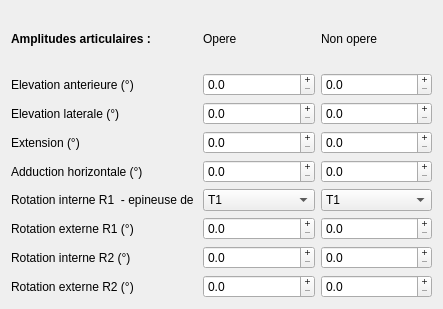
    <widget class="QWidget" name="layoutWidget">
     <property name="geometry">
      <rect>
       <x>30</x>
       <y>50</y>
       <width>443</width>
       <height>309</height>
      </rect>
     </property>
     <layout class="QGridLayout" name="gridLayout_amplitudes_epaule">
      <item row="0" column="0">
       <widget class="QLabel" name="label_amplitude_articulaire_2">
        <property name="font">
         <font>
          <bold>true</bold>
         </font>
        </property>
        <property name="text">
         <string>Amplitudes articulaires :</string>
        </property>
        <property name="textFormat">
         <enum>Qt::TextFormat::RichText</enum>
        </property>
       </widget>
      </item>
      <item row="0" column="1">
       <widget class="QLabel" name="label_opere_8">
        <property name="text">
         <string>Opere</string>
        </property>
       </widget>
      </item>
      <item row="0" column="2">
       <widget class="QLabel" name="label_non_opere_8">
        <property name="text">
         <string>Non opere</string>
        </property>
       </widget>
      </item>
      <item row="1" column="0">
       <widget class="QLabel" name="label_elevationAnterieure">
        <property name="text">
         <string>Elevation anterieure (°)</string>
        </property>
       </widget>
      </item>
      <item row="1" column="1">
       <widget class="QDoubleSpinBox" name="doubleSpinBox_e_elevationAnterieureO">
        <property name="cursor">
         <cursorShape>ArrowCursor</cursorShape>
        </property>
        <property name="buttonSymbols">
         <enum>QAbstractSpinBox::ButtonSymbols::PlusMinus</enum>
        </property>
        <property name="accelerated">
         <bool>true</bool>
        </property>
        <property name="decimals">
         <number>1</number>
        </property>
        <property name="maximum">
         <double>360.000000000000000</double>
        </property>
       </widget>
      </item>
      <item row="1" column="2">
       <widget class="QDoubleSpinBox" name="doubleSpinBox_e_elevationAnterieureNO">
        <property name="cursor">
         <cursorShape>ArrowCursor</cursorShape>
        </property>
        <property name="buttonSymbols">
         <enum>QAbstractSpinBox::ButtonSymbols::PlusMinus</enum>
        </property>
        <property name="accelerated">
         <bool>true</bool>
        </property>
        <property name="decimals">
         <number>1</number>
        </property>
        <property name="maximum">
         <double>360.000000000000000</double>
        </property>
       </widget>
      </item>
      <item row="2" column="0">
       <widget class="QLabel" name="label_elevationLaterale">
        <property name="text">
         <string>Elevation laterale (°)</string>
        </property>
       </widget>
      </item>
      <item row="2" column="1">
       <widget class="QDoubleSpinBox" name="doubleSpinBox_e_elevationLateraleO">
        <property name="cursor">
         <cursorShape>ArrowCursor</cursorShape>
        </property>
        <property name="buttonSymbols">
         <enum>QAbstractSpinBox::ButtonSymbols::PlusMinus</enum>
        </property>
        <property name="accelerated">
         <bool>true</bool>
        </property>
        <property name="decimals">
         <number>1</number>
        </property>
        <property name="maximum">
         <double>360.000000000000000</double>
        </property>
       </widget>
      </item>
      <item row="2" column="2">
       <widget class="QDoubleSpinBox" name="doubleSpinBox_e_elevationLateraleNO">
        <property name="cursor">
         <cursorShape>ArrowCursor</cursorShape>
        </property>
        <property name="buttonSymbols">
         <enum>QAbstractSpinBox::ButtonSymbols::PlusMinus</enum>
        </property>
        <property name="accelerated">
         <bool>true</bool>
        </property>
        <property name="decimals">
         <number>1</number>
        </property>
        <property name="maximum">
         <double>360.000000000000000</double>
        </property>
       </widget>
      </item>
      <item row="3" column="0">
       <widget class="QLabel" name="label_extensionE">
        <property name="text">
         <string>Extension (°)</string>
        </property>
       </widget>
      </item>
      <item row="3" column="1">
       <widget class="QDoubleSpinBox" name="doubleSpinBox_e_extensionEO">
        <property name="cursor">
         <cursorShape>ArrowCursor</cursorShape>
        </property>
        <property name="buttonSymbols">
         <enum>QAbstractSpinBox::ButtonSymbols::PlusMinus</enum>
        </property>
        <property name="accelerated">
         <bool>true</bool>
        </property>
        <property name="decimals">
         <number>1</number>
        </property>
        <property name="maximum">
         <double>360.000000000000000</double>
        </property>
       </widget>
      </item>
      <item row="3" column="2">
       <widget class="QDoubleSpinBox" name="doubleSpinBox_e_extensionENO">
        <property name="cursor">
         <cursorShape>ArrowCursor</cursorShape>
        </property>
        <property name="buttonSymbols">
         <enum>QAbstractSpinBox::ButtonSymbols::PlusMinus</enum>
        </property>
        <property name="accelerated">
         <bool>true</bool>
        </property>
        <property name="decimals">
         <number>1</number>
        </property>
        <property name="maximum">
         <double>360.000000000000000</double>
        </property>
       </widget>
      </item>
      <item row="4" column="0">
       <widget class="QLabel" name="label_adductionHorizontale">
        <property name="text">
         <string>Adduction horizontale (°)</string>
        </property>
       </widget>
      </item>
      <item row="4" column="1">
       <widget class="QDoubleSpinBox" name="doubleSpinBox_e_adductionHorizontaleO">
        <property name="cursor">
         <cursorShape>ArrowCursor</cursorShape>
        </property>
        <property name="buttonSymbols">
         <enum>QAbstractSpinBox::ButtonSymbols::PlusMinus</enum>
        </property>
        <property name="accelerated">
         <bool>true</bool>
        </property>
        <property name="decimals">
         <number>1</number>
        </property>
        <property name="maximum">
         <double>360.000000000000000</double>
        </property>
       </widget>
      </item>
      <item row="4" column="2">
       <widget class="QDoubleSpinBox" name="doubleSpinBox_e_adductionHorizontaleNO">
        <property name="cursor">
         <cursorShape>ArrowCursor</cursorShape>
        </property>
        <property name="buttonSymbols">
         <enum>QAbstractSpinBox::ButtonSymbols::PlusMinus</enum>
        </property>
        <property name="accelerated">
         <bool>true</bool>
        </property>
        <property name="decimals">
         <number>1</number>
        </property>
        <property name="maximum">
         <double>360.000000000000000</double>
        </property>
       </widget>
      </item>
      <item row="5" column="0">
       <widget class="QLabel" name="label_rotationInterneR1">
        <property name="text">
         <string>Rotation interne R1  - epineuse de </string>
        </property>
       </widget>
      </item>
      <item row="6" column="0">
       <widget class="QLabel" name="label_rotationExterneR1">
        <property name="text">
         <string>Rotation externe R1 (°) </string>
        </property>
       </widget>
      </item>
      <item row="6" column="1">
       <widget class="QDoubleSpinBox" name="doubleSpinBox_e_rotationExterneR1O">
        <property name="cursor">
         <cursorShape>ArrowCursor</cursorShape>
        </property>
        <property name="buttonSymbols">
         <enum>QAbstractSpinBox::ButtonSymbols::PlusMinus</enum>
        </property>
        <property name="accelerated">
         <bool>true</bool>
        </property>
        <property name="decimals">
         <number>1</number>
        </property>
        <property name="maximum">
         <double>360.000000000000000</double>
        </property>
       </widget>
      </item>
      <item row="6" column="2">
       <widget class="QDoubleSpinBox" name="doubleSpinBox_e_rotationExterneR1NO">
        <property name="cursor">
         <cursorShape>ArrowCursor</cursorShape>
        </property>
        <property name="buttonSymbols">
         <enum>QAbstractSpinBox::ButtonSymbols::PlusMinus</enum>
        </property>
        <property name="accelerated">
         <bool>true</bool>
        </property>
        <property name="decimals">
         <number>1</number>
        </property>
        <property name="maximum">
         <double>360.000000000000000</double>
        </property>
       </widget>
      </item>
      <item row="7" column="0">
       <widget class="QLabel" name="label_rotationInterneR2">
        <property name="text">
         <string>Rotation interne R2 (°) </string>
        </property>
       </widget>
      </item>
      <item row="7" column="1">
       <widget class="QDoubleSpinBox" name="doubleSpinBox_e_rotationInterneR2O">
        <property name="cursor">
         <cursorShape>ArrowCursor</cursorShape>
        </property>
        <property name="buttonSymbols">
         <enum>QAbstractSpinBox::ButtonSymbols::PlusMinus</enum>
        </property>
        <property name="accelerated">
         <bool>true</bool>
        </property>
        <property name="decimals">
         <number>1</number>
        </property>
        <property name="maximum">
         <double>360.000000000000000</double>
        </property>
       </widget>
      </item>
      <item row="7" column="2">
       <widget class="QDoubleSpinBox" name="doubleSpinBox_e_rotationInterneR2NO">
        <property name="cursor">
         <cursorShape>ArrowCursor</cursorShape>
        </property>
        <property name="buttonSymbols">
         <enum>QAbstractSpinBox::ButtonSymbols::PlusMinus</enum>
        </property>
        <property name="accelerated">
         <bool>true</bool>
        </property>
        <property name="decimals">
         <number>1</number>
        </property>
        <property name="maximum">
         <double>360.000000000000000</double>
        </property>
       </widget>
      </item>
      <item row="8" column="0">
       <widget class="QLabel" name="label_rotationExterneR2">
        <property name="text">
         <string>Rotation externe R2 (°) </string>
        </property>
       </widget>
      </item>
      <item row="8" column="1">
       <widget class="QDoubleSpinBox" name="doubleSpinBox_e_rotationExterneR2O">
        <property name="cursor">
         <cursorShape>ArrowCursor</cursorShape>
        </property>
        <property name="buttonSymbols">
         <enum>QAbstractSpinBox::ButtonSymbols::PlusMinus</enum>
        </property>
        <property name="accelerated">
         <bool>true</bool>
        </property>
        <property name="decimals">
         <number>1</number>
        </property>
        <property name="maximum">
         <double>360.000000000000000</double>
        </property>
       </widget>
      </item>
      <item row="8" column="2">
       <widget class="QDoubleSpinBox" name="doubleSpinBox_e_rotationExterneR2NO">
        <property name="cursor">
         <cursorShape>ArrowCursor</cursorShape>
        </property>
        <property name="buttonSymbols">
         <enum>QAbstractSpinBox::ButtonSymbols::PlusMinus</enum>
        </property>
        <property name="accelerated">
         <bool>true</bool>
        </property>
        <property name="decimals">
         <number>1</number>
        </property>
        <property name="maximum">
         <double>360.000000000000000</double>
        </property>
       </widget>
      </item>
      <item row="5" column="1">
       <widget class="QComboBox" name="comboBox_e_rotationInterneR1O">
        <item>
         <property name="text">
          <string>T1</string>
         </property>
        </item>
        <item>
         <property name="text">
          <string>T2</string>
         </property>
        </item>
        <item>
         <property name="text">
          <string>T3</string>
         </property>
        </item>
        <item>
         <property name="text">
          <string>T4</string>
         </property>
        </item>
        <item>
         <property name="text">
          <string>T5</string>
         </property>
        </item>
        <item>
         <property name="text">
          <string>T6</string>
         </property>
        </item>
        <item>
         <property name="text">
          <string>T7</string>
         </property>
        </item>
        <item>
         <property name="text">
          <string>T8</string>
         </property>
        </item>
        <item>
         <property name="text">
          <string>T9</string>
         </property>
        </item>
        <item>
         <property name="text">
          <string>T10</string>
         </property>
        </item>
        <item>
         <property name="text">
          <string>T11</string>
         </property>
        </item>
        <item>
         <property name="text">
          <string>T12</string>
         </property>
        </item>
        <item>
         <property name="text">
          <string>L1</string>
         </property>
        </item>
        <item>
         <property name="text">
          <string>L2</string>
         </property>
        </item>
        <item>
         <property name="text">
          <string>L3</string>
         </property>
        </item>
        <item>
         <property name="text">
          <string>L4</string>
         </property>
        </item>
        <item>
         <property name="text">
          <string>L5</string>
         </property>
        </item>
       </widget>
      </item>
      <item row="5" column="2">
       <widget class="QComboBox" name="comboBox_e_rotationInterneR1NO">
        <item>
         <property name="text">
          <string>T1</string>
         </property>
        </item>
        <item>
         <property name="text">
          <string>T2</string>
         </property>
        </item>
        <item>
         <property name="text">
          <string>T3</string>
         </property>
        </item>
        <item>
         <property name="text">
          <string>T4</string>
         </property>
        </item>
        <item>
         <property name="text">
          <string>T5</string>
         </property>
        </item>
        <item>
         <property name="text">
          <string>T6</string>
         </property>
        </item>
        <item>
         <property name="text">
          <string>T7</string>
         </property>
        </item>
        <item>
         <property name="text">
          <string>T8</string>
         </property>
        </item>
        <item>
         <property name="text">
          <string>T9</string>
         </property>
        </item>
        <item>
         <property name="text">
          <string>T10</string>
         </property>
        </item>
        <item>
         <property name="text">
          <string>T11</string>
         </property>
        </item>
        <item>
         <property name="text">
          <string>T12</string>
         </property>
        </item>
        <item>
         <property name="text">
          <string>L1</string>
         </property>
        </item>
        <item>
         <property name="text">
          <string>L2</string>
         </property>
        </item>
        <item>
         <property name="text">
          <string>L3</string>
         </property>
        </item>
        <item>
         <property name="text">
          <string>L4</string>
         </property>
        </item>
        <item>
         <property name="text">
          <string>L5</string>
         </property>
        </item>
       </widget>
      </item>
     </layout>
    </widget>
